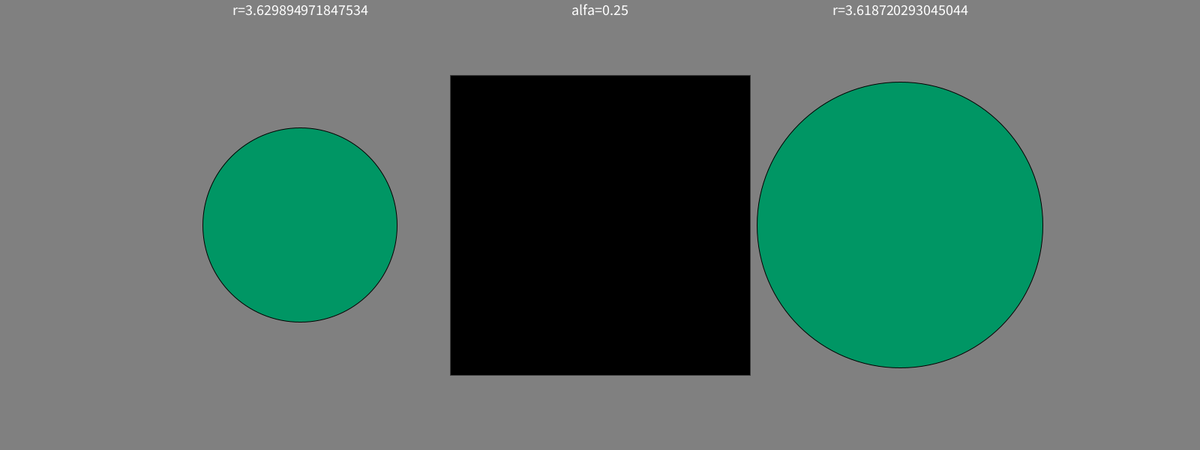
Frame 1 (no input)
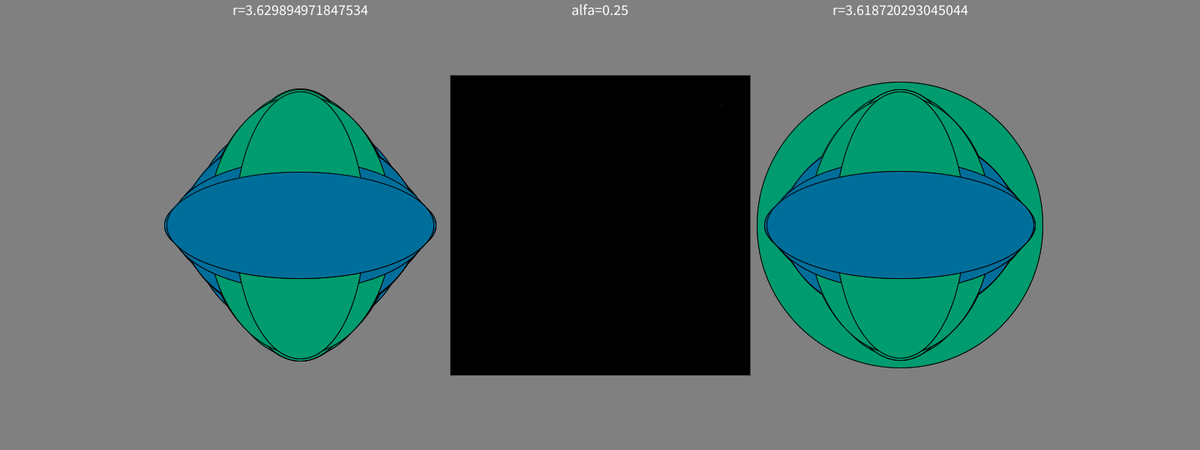
Frame 60 (the mouse pressed at the canvas centre just before this capture)
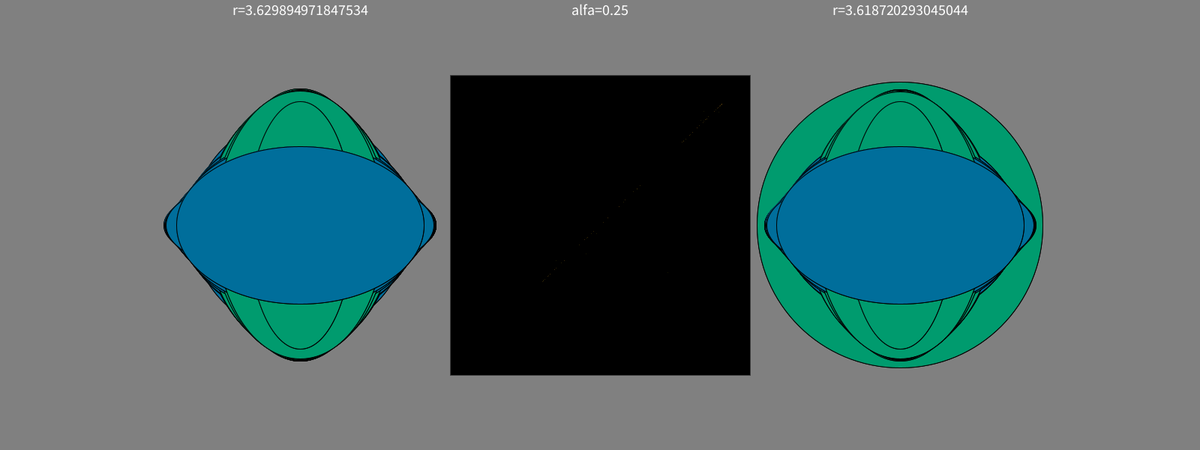
Frame 120 (the mouse held since frame 60 and released just before this capture)

The Processing sketch that drew these frames (run headless with seeded random() and noise(); from frame 60 on, the mouse is pressed at the canvas centre):

// Processing sketch: couple_sync3
// ── couple_sync3.pde
static float DefaultAlfa=0.250000000000;

class singiel
{
  double x1,x2;
  double r;
  double alfa;
  float getX1(){ return (float)x1;}
  float getX2(){ return (float)x2;}  
  
  singiel(float iX,float iR,float iAlfa)
  {
    x1=x2=iX;r=iR;alfa=iAlfa;
  }
  void next() //Bez pary
  {
    x1=x2;
    x2=x1*r*(1-x1);
  }
}

  void next4couple(singiel F,singiel S)
  {
    F.x2=F.x2*(1-F.alfa)+S.x2*F.alfa;
    S.x2=S.x2*(1-S.alfa)+F.x2*S.alfa;
    F.next();
    S.next();
  }

singiel First,Second;

int radius=400;
int pos=radius;
int viscounter=0;
int stecounter=0;
int vert=300;


void setup()
{
  frameRate(60);
  background(128);
  size(1600,600);
  First=new singiel(random(1000)/1000.0,3.5+random(500)/1000.0,DefaultAlfa);
  Second=new singiel(random(1000)/1000.0,3.5+random(500)/1000.0,DefaultAlfa);
  ellipseMode(CENTER); 
  println(First.x1+" "+First.r+" "+First.alfa);
  println(Second.x1+" "+Second.r+" "+Second.alfa);
  textSize(20);
  textAlign(CENTER);
  text("r="+First.r,pos,20);
  text("r="+Second.r,pos*3,20);
  text("alfa="+DefaultAlfa,pos*2,20);
  fill(0);
  stroke(64);
  rect(pos*1.5,vert-radius/2,pos,pos);
}

void draw()
{
  stroke(0);
  if(stecounter%2==0)
    fill(0,150+viscounter*5,100+viscounter*10);
   else
    fill(0,100+viscounter*10,150+viscounter*5);
  
  ellipse(pos  ,vert,round(First.getX1()*radius),round(First.getX2()*radius));
  
  ellipse(pos*3,vert,round(Second.getX1()*radius),round(Second.getX2()*radius));
  
  if(++viscounter==2)
  { 
   //First.next();
   //Second.next();
   next4couple(First,Second);
   stroke(30+stecounter,30+stecounter/2,stecounter/4);
   point(pos*1.5+pos*First.getX2(),vert+radius/2-pos*Second.getX2());
   viscounter=0;
   stecounter++;
  }
  
}
